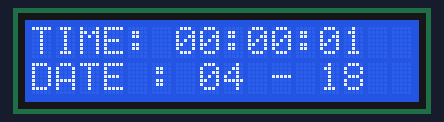
Bench run of a sketch on a simulated Arduino Mega 2560, built with avr-gcc and run on an emulated ATmega2560. On the bench: 16×2 character LCD.

Above: at 0.1 s.
At 4.1 s:
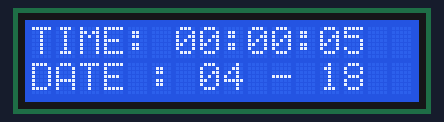
At 9.1 s:
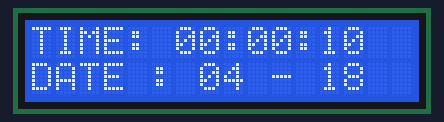
At 19.2 s:
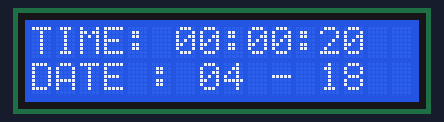
At 28.2 s:
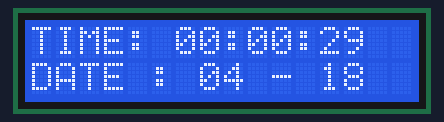
At 38.2 s:
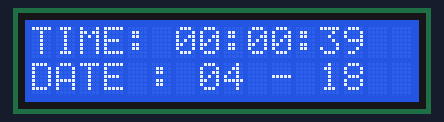

The sketch:

404_DISPLAY_2_TIMER.ino
```cpp
#include <LiquidCrystal.h>

LiquidCrystal lcd(44, 45, 46, 47, 48, 49);

int month = 4;
int day   = 18;
int hours   = 0;
int minutes = 0;
int seconds = 0;

void setup() {
  lcd.begin(16, 2);
  lcd.clear();

  lcd.setCursor(0, 1);
  lcd.print("DATE : ");
  if (month < 10) lcd.print('0');
  lcd.print(month);
  lcd.print(" - ");
  if (day < 10) lcd.print('0');
  lcd.print(day);
}

void loop() {
  seconds++;
  if (seconds >= 60) {
    seconds = 0;
    minutes++;
    if (minutes >= 60) {
      minutes = 0;
      hours++;
      if (hours >= 24) {
        hours = 0;
        day++;

        lcd.setCursor(0, 1);
        lcd.print("DATE : ");
        if (month < 10) lcd.print('0');
        lcd.print(month);
        lcd.print(" - ");
        if (day < 10) lcd.print('0');
        lcd.print(day);
      }
    }
  }


  lcd.setCursor(0, 0);
  lcd.print("TIME: ");
  if (hours < 10)   lcd.print('0');
  lcd.print(hours);
  lcd.print(':');
  if (minutes < 10) lcd.print('0');
  lcd.print(minutes);
  lcd.print(':');
  if (seconds < 10) lcd.print('0');
  lcd.print(seconds);

  delay(1000);
}
```

Measured:
- what the display in image 1 shows lasts 1.0 s, from 4.1 s to 5.1 s
